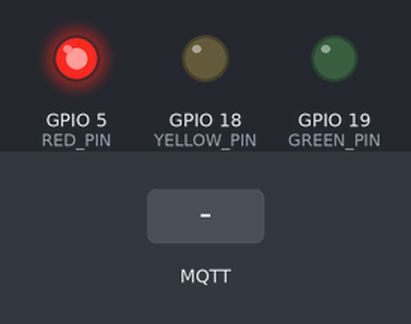
This sketch was run on a simulated ESP32. On the bench: output pins drawn as LEDs (lit = HIGH). Inputs (shaded band) come from the test bench. WiFi joins after 1.5 s; servers stay silent unless stated; random numbers use the default seed unless the sketch sets one; no MQTT or app messages arrive unless stated; what the sketch prints to the serial monitor is not drawn.

Above: at 2.9 s.
3.0 s: MQTT message "medium" arrives on the first subscribed topic
At 6.4 s:
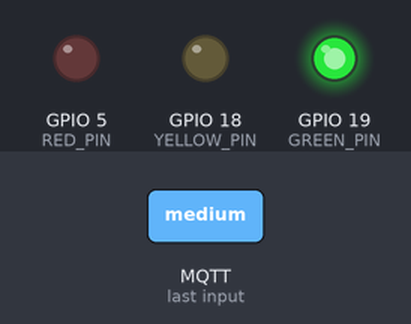
7.5 s: MQTT message "high" arrives on the first subscribed topic
At 11.4 s:
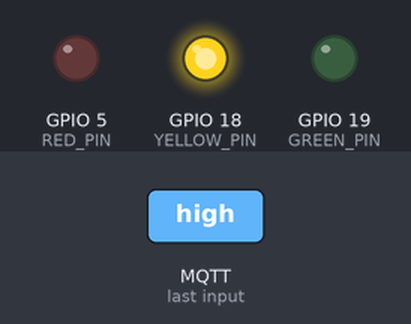
Timing chart, 0 to 15.6 s (numbered marks = the images above; inputs shaded):
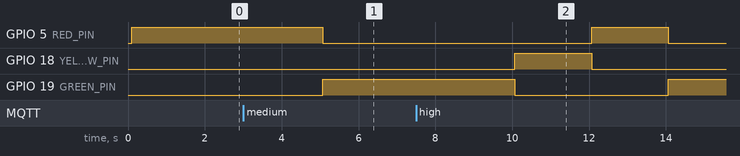

Measured:
- after the input at 3.0 s, GPIO 5 (RED_PIN): HIGH → LOW after 2.1 s; GPIO 19 (GREEN_PIN): LOW → HIGH after 2.1 s

The sketch:

Subscribe_RFID_CAM.ino
```cpp
#include <WiFi.h>
#include <PubSubClient.h>

// WiFi Credentials
const char* ssid = "Aquamarine_B_163_2.4G";
const char* password = "aquamarineb1964";

// MQTT Broker
const char* mqtt_server = "broker.hivemq.com";
const int mqtt_port = 1883;
const char* density_topic = "traffic/density";
const char* emergency_topic = "traffic/emergency";
const char* vehicle_count_topic = "vehicle_counter/counter11";  // New topic for vehicle count
const char* mqtt_client_id = "ESP32_Traffic_Controller";  // Unique client ID

// Traffic Light Pins
const int RED_PIN = 5;     // Red LED pin
const int YELLOW_PIN = 18;  // Yellow LED pin
const int GREEN_PIN = 19;   // Green LED pin

// Traffic timing durations (in ms)
const int LOW_RED_TIME = 8000;     // 8 seconds for low traffic
const int MEDIUM_RED_TIME = 4000;  // 4 seconds for medium traffic
const int HIGH_RED_TIME = 2000;    // 2 seconds for high traffic
const int YELLOW_TIME = 2000;      // Yellow light duration (2 seconds)
const int GREEN_TIME = 5000;       // Green light duration (5 seconds)
const int EMERGENCY_TIME = 10000;  // Emergency red light duration (10 seconds)

// Current traffic level and state
String currentTraffic = "Low";  // Default to low traffic
int currentVehicleCount = 0;    // Store the latest vehicle count - added this
boolean emergencyActive = false;
unsigned long emergencyStartTime = 0;
unsigned long lastReconnectAttempt = 0;
const long reconnectInterval = 5000;  // Reconnect every 5 seconds

WiFiClient espClient;
PubSubClient client(espClient);
unsigned long previousMillis = 0;
int currentState = 0;  // 0: Red, 1: Green, 2: Yellow

void setup() {
  Serial.begin(115200);
  delay(100);  // Short delay for serial to initialize

  Serial.println("\n=== ESP32 Traffic Light Controller ===");

  // Setup LED pins
  pinMode(RED_PIN, OUTPUT);
  pinMode(YELLOW_PIN, OUTPUT);
  pinMode(GREEN_PIN, OUTPUT);

  // Initial state - Red light on
  digitalWrite(RED_PIN, HIGH);
  digitalWrite(YELLOW_PIN, LOW);
  digitalWrite(GREEN_PIN, LOW);
  Serial.println("Initial state: RED");

  // Connect to WiFi
  setupWiFi();

  // Setup MQTT client
  client.setServer(mqtt_server, mqtt_port);
  client.setCallback(callback);

  Serial.println("Setup complete. Beginning normal operation.");
}

void setupWiFi() {
  Serial.println("Connecting to WiFi network: " + String(ssid));

  // Disconnect if already connected
  WiFi.disconnect();
  delay(100);

  WiFi.begin(ssid, password);

  int connectionAttempts = 0;
  while (WiFi.status() != WL_CONNECTED && connectionAttempts < 20) {
    delay(500);
    Serial.print(".");
    connectionAttempts++;
  }

  if (WiFi.status() == WL_CONNECTED) {
    Serial.println("\nWiFi connected successfully!");
    Serial.print("IP address: ");
    Serial.println(WiFi.localIP());
  } else {
    Serial.println("\nWiFi connection failed after multiple attempts.");
    // Will retry in loop()
  }
}

boolean connectMQTT() {
  if (WiFi.status() != WL_CONNECTED) {
    return false;  // Can't connect to MQTT without WiFi
  }

  Serial.println("Attempting MQTT connection...");

  // Create a random client ID
  String clientId = mqtt_client_id;
  clientId += "-";
  clientId += String(random(0xffff), HEX);

  // Attempt to connect
  if (client.connect(clientId.c_str())) {
    Serial.println("Connected to MQTT broker!");

    // Subscribe to topics
    boolean subDensity = client.subscribe(density_topic);
    boolean subEmergency = client.subscribe(emergency_topic);
    boolean subVehicleCount = client.subscribe(vehicle_count_topic);  // Added subscription to vehicle count

    if (subDensity && subEmergency && subVehicleCount) {
      Serial.println("Successfully subscribed to all topics");
    } else {
      Serial.println("Failed to subscribe to some topics");
      if (!subDensity) Serial.println("- Failed to subscribe to density topic");
      if (!subEmergency) Serial.println("- Failed to subscribe to emergency topic");
      if (!subVehicleCount) Serial.println("- Failed to subscribe to vehicle count topic");
    }

    // Publish connection status
    client.publish("traffic/status", "ESP32 Traffic Controller Online");
    return true;
  } else {
    Serial.print("MQTT connection failed, rc=");
    Serial.print(client.state());
    Serial.println(" will try again later");
    return false;
  }
}

void callback(char* topic, byte* payload, unsigned int length) {
  // Create a properly terminated string from the payload
  char message[length + 1];
  for (unsigned int i = 0; i < length; i++) {
    message[i] = (char)payload[i];
  }
  message[length] = '\0';  // Null-terminate the string

  Serial.print("Message arrived [");
  Serial.print(topic);
  Serial.print("]: ");
  Serial.println(message);

  // Debug: print each character's ASCII value
  Serial.print("ASCII values: ");
  for (unsigned int i = 0; i < length; i++) {
    Serial.print((int)payload[i]);
    Serial.print(" ");
  }
  Serial.println();

  // Handle traffic density updates
  if (strcmp(topic, density_topic) == 0) {
    // Case-insensitive comparison
    String msg = String(message);
    msg.toLowerCase();

    if (msg.indexOf("low") != -1) {
      currentTraffic = "Low";
      Serial.println("Traffic level set to: Low");
    } else if (msg.indexOf("medium") != -1) {
      currentTraffic = "Medium";
      Serial.println("Traffic level set to: Medium");
    } else if (msg.indexOf("high") != -1) {
      currentTraffic = "High";
      Serial.println("Traffic level set to: High");
    } else {
      Serial.println("Unknown traffic level received. Staying at current level: " + currentTraffic);
    }
  }

  // Handle emergency messages
  else if (strcmp(topic, emergency_topic) == 0) {
    String msg = String(message);
    msg.toUpperCase();

    if (msg.indexOf("EMERGENCY") != -1) {
      Serial.println("!!! EMERGENCY VEHICLE DETECTED - ACTIVATING RED LIGHT !!!");
      emergencyActive = true;
      emergencyStartTime = millis();
    } else if (msg.indexOf("NORMAL") != -1 || msg.indexOf("CLEAR") != -1) {
      emergencyActive = false;
      Serial.println("Emergency state cleared");
    }
  }

  // Handle vehicle count messages - new handler
  else if (strcmp(topic, vehicle_count_topic) == 0) {
    // Convert the payload to an integer vehicle count
    int newCount = atoi(message);

    // Update the vehicle count
    currentVehicleCount = newCount;

    // Log the updated count
    Serial.print("Current vehicle count: ");
    Serial.println(currentVehicleCount);
  }
}

void handleEmergencyMode() {
  // Force red light on for emergency
  digitalWrite(RED_PIN, HIGH);
  digitalWrite(YELLOW_PIN, LOW);
  digitalWrite(GREEN_PIN, LOW);

  // Check if emergency time has elapsed
  if (millis() - emergencyStartTime >= EMERGENCY_TIME) {
    Serial.println("Emergency duration completed - returning to normal traffic light cycle");
    emergencyActive = false;
    previousMillis = millis();  // Reset the normal operation timer
  }
}

void updateTrafficLight() {
  unsigned long currentMillis = millis();
  int redDuration;

  // Determine red light duration based on traffic level
  if (currentTraffic == "Low") {
    redDuration = LOW_RED_TIME;
  } else if (currentTraffic == "Medium") {
    redDuration = MEDIUM_RED_TIME;
  } else {  // High traffic
    redDuration = HIGH_RED_TIME;
  }

  // Traffic light state machine
  switch (currentState) {
    case 0:  // Red light
      digitalWrite(RED_PIN, HIGH);
      digitalWrite(YELLOW_PIN, LOW);
      digitalWrite(GREEN_PIN, LOW);

      if (currentMillis - previousMillis >= redDuration) {
        previousMillis = currentMillis;
        currentState = 1;  // Change to green
        Serial.println("Changing to GREEN");
      }
      break;

    case 1:  // Green light
      digitalWrite(RED_PIN, LOW);
      digitalWrite(YELLOW_PIN, LOW);
      digitalWrite(GREEN_PIN, HIGH);

      if (currentMillis - previousMillis >= GREEN_TIME) {
        previousMillis = currentMillis;
        currentState = 2;  // Change to yellow
        Serial.println("Changing to YELLOW");
      }
      break;

    case 2:  // Yellow light
      digitalWrite(RED_PIN, LOW);
      digitalWrite(YELLOW_PIN, HIGH);
      digitalWrite(GREEN_PIN, LOW);

      if (currentMillis - previousMillis >= YELLOW_TIME) {
        previousMillis = currentMillis;
        currentState = 0;  // Change to red
        Serial.println("Changing to RED for " + currentTraffic + " traffic (" + String(redDuration/1000) + "s) - Vehicle count: " + String(currentVehicleCount));
      }
      break;
  }
}

void checkConnections() {
  // Check WiFi connection
  if (WiFi.status() != WL_CONNECTED) {
    Serial.println("WiFi connection lost. Reconnecting...");
    setupWiFi();
  }

  // Check MQTT connection
  if (!client.connected()) {
    unsigned long now = millis();
    if (now - lastReconnectAttempt > reconnectInterval) {
      lastReconnectAttempt = now;
      // Attempt to reconnect
      if (connectMQTT()) {
        lastReconnectAttempt = 0;
      }
    }
  } else {
    // Client connected
    client.loop();
  }
}

void loop() {
  // Check and maintain connections
  checkConnections();

  // Priority handling: Emergency mode overrides normal operation
  if (emergencyActive) {
    handleEmergencyMode();
  } else {
    // Normal traffic light operation
    updateTrafficLight();
  }
}
```
